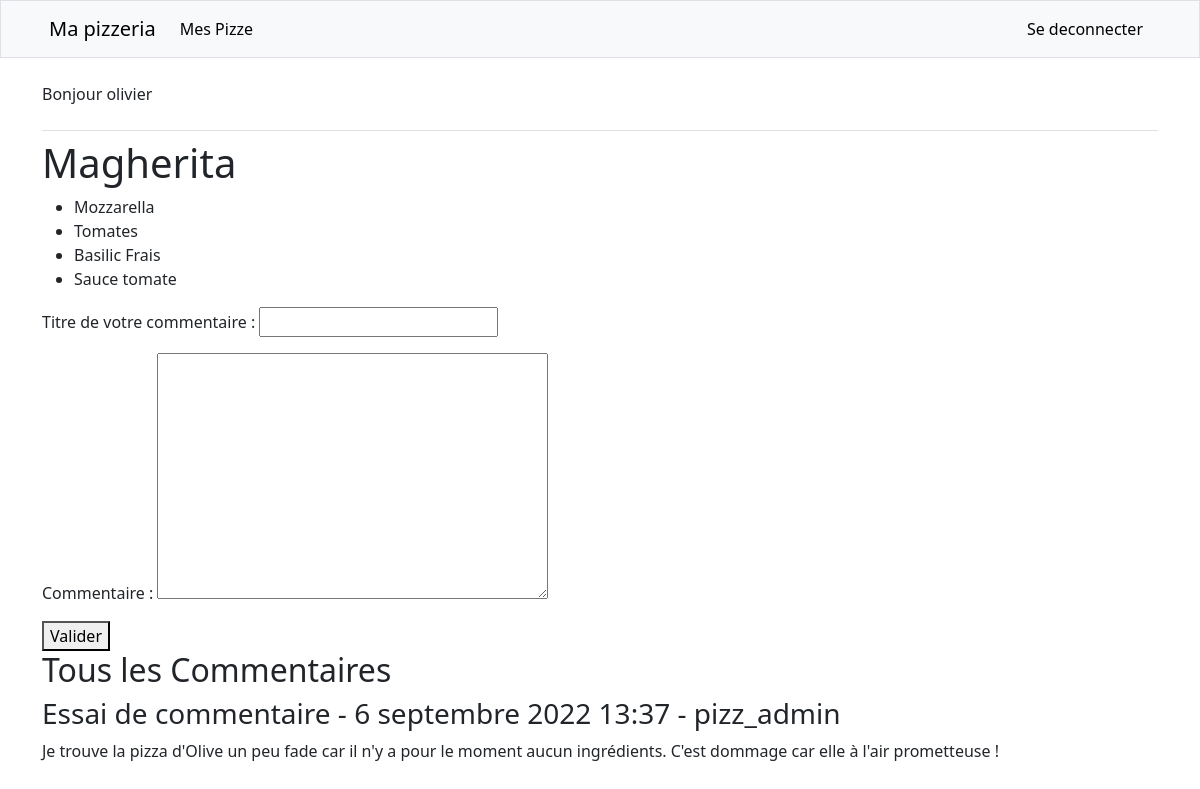
The page /pizzas/2 (signed in) on the database its author committed.
### pizzas/models.py (models this page shows, shortened)
class Pizza(models.Model):
    name = models.CharField(max_length=50)
    owner = models.ForeignKey(User, on_delete=models.CASCADE)
    def __str__(self) -> str:
        return self.name

class Topping(models.Model):
    pizza = models.ManyToManyField(Pizza)
    name = models.CharField(max_length=50)
    field_name = models.ImageField(upload_to='images/', height_field=None, width_field=None, max_length=100, blank=True)
    def __str__(self) -> str:
        return self.name

class Pizza_Comment(models.Model):
    title = models.CharField(max_length=50)
    text = models.TextField()
    owner = models.ForeignKey(User, on_delete=models.CASCADE)
    pizza = models.ForeignKey(Pizza, on_delete=models.CASCADE)
    date_added = models.DateTimeField(auto_now_add=True)

### pizzas/views.py (the view, shortened to what this page needs)
# urls.py: path('pizzas/<int:pizza_id>', views.pizzas_toppings, name='pizzas_toppings'),
@login_required
def pizzas_toppings(request, pizza_id):
    pizza = Pizza.objects.get(id=pizza_id)
    if request.method != 'POST':
        form = PizzaCommentForm()
    comments = Pizza_Comment.objects.filter(pizza=pizza.id).order_by('-date_added')
    is_not_owner = False
    if pizza.owner != request.user:
        is_not_owner = True
    toppings = pizza.topping_set.all()
    context = {'form': form,
               'is_not_owner': is_not_owner,
               'pizza': pizza,
               'toppings': toppings,
               'comments': comments,
               }
    return render(request, 'pizzas/topping.html',context)

### pizzas/forms.py
class PizzaCommentForm(forms.ModelForm):
    class Meta:
        model = Pizza_Comment
        fields = ['title','text']
        labels = {
                    'title': 'Titre de votre commentaire',
                     'text': 'Commentaire'
                }

### pizzas/templates/pizzas/topping.html (shortened to what this page needs)
{% extends 'pizzas/base.html' %}
{% block content %}
    <h1>{{pizza}}</h1>
    <ul>
    {% for topping in toppings %}
        <li>{{topping}}</li>
    {% empty %}
        <li>Désolé, il n'y a pas de garniture renseignée pour cette pizza !</li>
    {% endfor %}
    </ul>
    {% if is_not_owner %}
        <form action="{% url 'pizzas:pizzas_toppings' pizza.id %}" method="post">
            {{ form.as_p }}
            <button name="submit">Valider</button>
        </form>
        <h2>Tous les Commentaires</h2>
    {% else %}
        <h2>Tous les Commentaires sur ta pizza</h2>
    {% endif %}
    {% for comment in comments %}
    <h3>
        {{ comment.title }} - {{ comment.date_added }} - {{ comment.owner}}
    </h3>
    <p>
        {{ comment.text }}
    </p>
    {% endfor %}
{% endblock content %}

### pizzas/templates/pizzas/base.html (shortened to what this page needs)
{% load bootstrap5 %}
<!DOCTYPE html>
<html lang="fr">
<head>
    {% bootstrap_css %}
</head>
<body>
    <nav class="navbar sticky-top navbar-expand-lg navbar-light bg-light px-5 mb-4 border">
        <a class="navbar-brand" href="{% url 'pizzas:index' %}">Ma pizzeria</a>
        <div class="collapse navbar-collapse justify-content-between" id="navbarCollapse">
          <ul class="navbar-nav mr-auto">
            <li class="nav-item "><a class="nav-link active" href="{% url 'pizzas:pizzas' %}">Mes Pizze</a></li>
          </ul>
          <ul class="navbar-nav">
            {% if user.is_authenticated %}
                <li class="nav-item"><a class="nav-link active" href="{% url 'utilisateurs:logout' %}">Se deconnecter</a></li>
            {% else %}
                <li class="nav-item"><a class="nav-link" href="{% url 'utilisateurs:login' %}">Se connecter</a></li>
                <li class="nav-item"><a class="nav-link" href="{% url 'utilisateurs:register' %}">S'inscrire</a></li>
            {% endif %}
          </ul>
        </div>
      </nav>
    <main role="main" class="container">
        {% if user.is_authenticated %}
        <p>Bonjour {{ user.username }}</p>
        {% endif %}
        <div class="pb-2 mb-2 border-bottom">
        </div>
        <div>
            {% block content %}{% endblock content %}
        </div>
    </main>
</body>
</html>

### rows shown on the page
Pizza: name "Magherita"
Topping: name "Mozzarella"
Topping: name "Tomates"
Topping: name "Basilic Frais"
Topping: name "Sauce tomate"
Pizza_Comment: title "Essai de commentaire", date_added "6 septembre 2022 13:37", owner "pizz_admin", text "Je trouve la pizza d'Olive un peu fade car il n'y a pour le moment aucun ingrédients. C'est dommage car elle à l'air prometteuse !"

### other values the page prints
{{ user.username }} "olivier"
